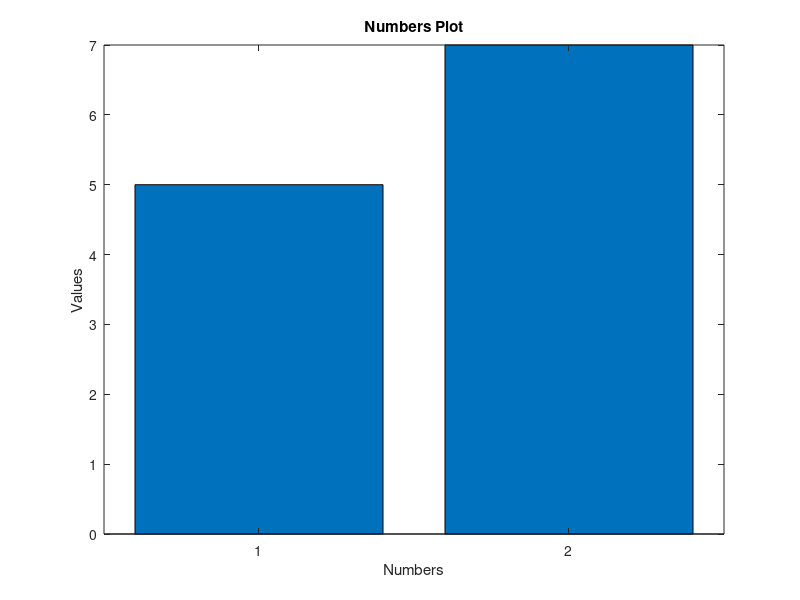

The MATLAB script that drew this image:
% This is a simple MATLAB code to calculate the average of two numbers and plot them

% Initialize the variables
num1 = 5;
num2 = 7;

% Calculate the average of the two numbers
average = (num1 + num2) / 2;

% Display the result
disp(['The average of ' num2str(num1) ' and ' num2str(num2) ' is ' num2str(average)]);

% Plot the two numbers
figure;
bar([num1, num2]);
title('Numbers Plot');
xlabel('Numbers');
ylabel('Values');
